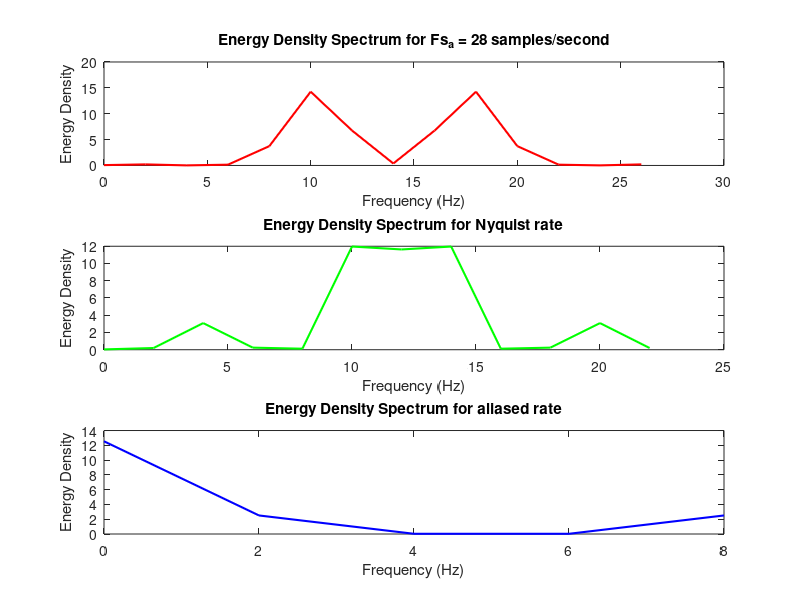

Here is the MATLAB script that generated this plot: (Note: this script raises an error after producing the figure.)
%Defining parameters
A = 1 + mod(580,3);
duration = 0.5; % seconds
orig_samp_rate = 1000; % original samples per second
T = linspace(0, duration, duration * orig_samp_rate);

% Waveform (a)
amp_a = A;
freq_a = 5*A;
y_a = amp_a*cos(2*pi*freq_a*T);

% Waveform (b)
amp_b = A/2;
freq_b = 6*A;
y_b = amp_b*cos(2*pi*freq_b*T);

% Waveform (c)
amp_c = A/4;
freq_c = 10*A;
y_c = amp_c*cos(2*pi*freq_c*T);

% Cumulative waveforms
y_t = y_a + y_b + y_c;

% Sampling frequencies
Fs_a = 14*A; % samples/second
Fs_b = 2*freq_b; % Nyquist rate
Fs_c = freq_c / 2; % Aliased rate

% Sampled signals
s_a = y_t(1 : orig_samp_rate / Fs_a : end);
s_b = y_t(1 : orig_samp_rate / Fs_b : end);
s_c = y_t(1 : orig_samp_rate / Fs_c : end);

% Time for sampled signals
t_a = linspace(0, duration, length(s_a));
t_b = linspace(0, duration, length(s_b));
t_c = linspace(0, duration, length(s_c));


% Performing FFT on the sampled signals
fft_a = abs(fft(s_a));
fft_b = abs(fft(s_b));
fft_c = abs(fft(s_c));

% Frequency values corresponding to FFT bins
f_a = (0:length(fft_a) - 1) * Fs_a / length(fft_a);
f_b = (0:length(fft_b) - 1) * Fs_b / length(fft_b);
f_c = (0:length(fft_c) - 1) * Fs_c / length(fft_c);

% Plotting
figure;

% Energy density spectrum for (a)
subplot(3, 1, 1);
plot(f_a, fft_a, 'r', 'LineWidth', 1.5);
xlabel('Frequency (Hz)');
ylabel('Energy Density');
title('Energy Density Spectrum for Fs_a = 28 samples/second');

% Energy density spectrum for (b)
subplot(3, 1, 2);
plot(f_b, fft_b, 'g', 'LineWidth', 1.5);
xlabel('Frequency (Hz)');
ylabel('Energy Density');
title('Energy Density Spectrum for Nyquist rate');

% Energy density spectrum for (c)
subplot(3, 1, 3);
plot(f_c, fft_c, 'b', 'LineWidth', 1.5);
xlabel('Frequency (Hz)');
ylabel('Energy Density');
title('Energy Density Spectrum for aliased rate');

sgtitle('Energy Density Spectra');

% Identifying and printing the aliased frequencies and their values
aliased_frequency_a = f_a(find(fft_a == max(fft_a(2:end)), 1));
aliased_frequency_c = f_c(find(fft_c == max(fft_c(2:end)), 1));


